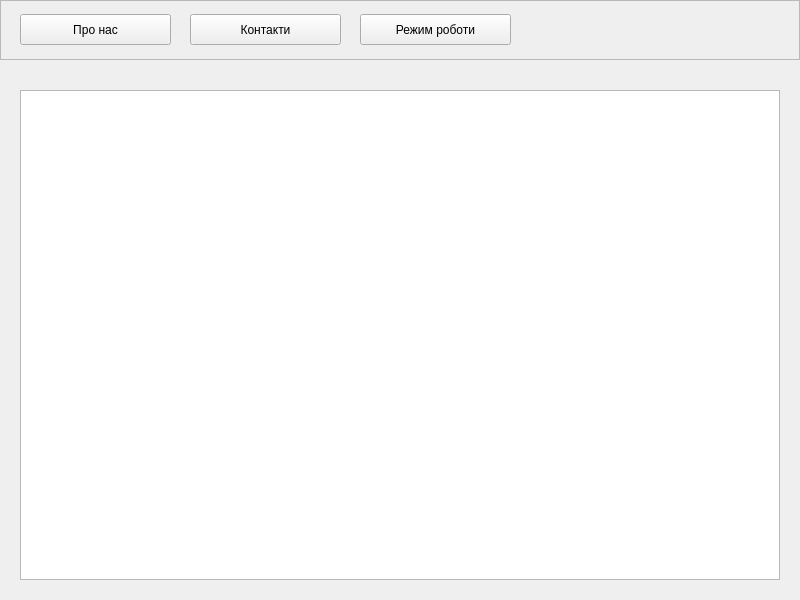
<?xml version="1.0" encoding="UTF-8"?>
<ui version="4.0">
 <class>InfoForm</class>
 <widget class="QWidget" name="InfoForm">
  <property name="geometry">
   <rect>
    <x>0</x>
    <y>0</y>
    <width>800</width>
    <height>600</height>
   </rect>
  </property>
  <property name="windowTitle">
   <string>InfoForm</string>
  </property>
  <widget class="QFrame" name="navFrame">
   <property name="geometry">
    <rect>
     <x>0</x>
     <y>0</y>
     <width>800</width>
     <height>60</height>
    </rect>
   </property>
   <property name="frameShape">
    <enum>QFrame::StyledPanel</enum>
   </property>
   <widget class="QPushButton" name="pushButtonAbout">
    <property name="geometry">
     <rect>
      <x>20</x>
      <y>14</y>
      <width>151</width>
      <height>31</height>
     </rect>
    </property>
    <property name="text">
     <string>Про нас</string>
    </property>
   </widget>
   <widget class="QPushButton" name="pushButtonContacts">
    <property name="geometry">
     <rect>
      <x>190</x>
      <y>14</y>
      <width>151</width>
      <height>31</height>
     </rect>
    </property>
    <property name="text">
     <string>Контакти</string>
    </property>
   </widget>
   <widget class="QPushButton" name="pushButtonHours">
    <property name="geometry">
     <rect>
      <x>360</x>
      <y>14</y>
      <width>151</width>
      <height>31</height>
     </rect>
    </property>
    <property name="text">
     <string>Режим роботи</string>
    </property>
   </widget>
  </widget>
  <widget class="QStackedWidget" name="stackedWidget">
   <property name="geometry">
    <rect>
     <x>0</x>
     <y>70</y>
     <width>800</width>
     <height>530</height>
    </rect>
   </property>
   <property name="currentIndex">
    <number>0</number>
   </property>
   <widget class="QWidget" name="pageAbout">
    <widget class="QTextEdit" name="aboutTextEdit">
     <property name="geometry">
      <rect>
       <x>20</x>
       <y>20</y>
       <width>760</width>
       <height>490</height>
      </rect>
     </property>
     <property name="readOnly">
      <bool>true</bool>
     </property>
    </widget>
   </widget>
   <widget class="QWidget" name="pageContacts">
    <widget class="QTextEdit" name="contactsTextEdit">
     <property name="geometry">
      <rect>
       <x>20</x>
       <y>20</y>
       <width>760</width>
       <height>490</height>
      </rect>
     </property>
     <property name="readOnly">
      <bool>true</bool>
     </property>
    </widget>
   </widget>
   <widget class="QWidget" name="pageHours">
    <widget class="QTableWidget" name="hoursTableWidget">
     <property name="geometry">
      <rect>
       <x>20</x>
       <y>20</y>
       <width>400</width>
       <height>280</height>
      </rect>
     </property>
     <property name="editTriggers">
      <set>QAbstractItemView::NoEditTriggers</set>
     </property>
     <property name="selectionMode">
      <enum>QAbstractItemView::NoSelection</enum>
     </property>
    </widget>
    <widget class="QLabel" name="hoursNoteLabel">
     <property name="geometry">
      <rect>
       <x>20</x>
       <y>310</y>
       <width>700</width>
       <height>60</height>
      </rect>
     </property>
     <property name="wordWrap">
      <bool>true</bool>
     </property>
    </widget>
   </widget>
  </widget>
 </widget>
 <resources/>
 <connections/>
</ui>
